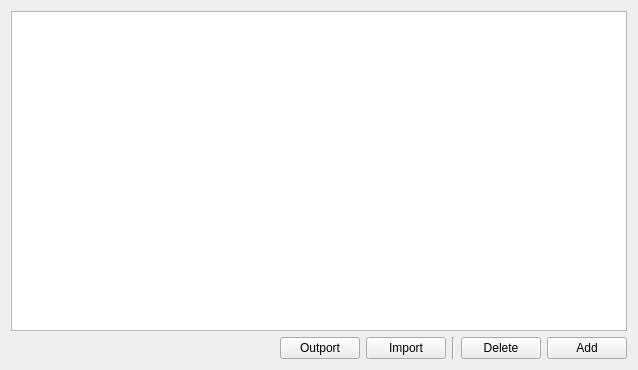
<?xml version="1.0" encoding="UTF-8"?>
<ui version="4.0">
 <class>SAKPluginRegularlySending</class>
 <widget class="QWidget" name="SAKPluginRegularlySending">
  <property name="geometry">
   <rect>
    <x>0</x>
    <y>0</y>
    <width>638</width>
    <height>370</height>
   </rect>
  </property>
  <property name="windowTitle">
   <string>Timing Sent</string>
  </property>
  <layout class="QGridLayout" name="gridLayout">
   <item row="0" column="0" colspan="6">
    <widget class="QListWidget" name="itemListWidget"/>
   </item>
   <item row="1" column="1">
    <widget class="QPushButton" name="outportPushButton">
     <property name="text">
      <string>Outport</string>
     </property>
    </widget>
   </item>
   <item row="1" column="4">
    <widget class="QPushButton" name="deletePushButton">
     <property name="text">
      <string>Delete</string>
     </property>
    </widget>
   </item>
   <item row="1" column="2">
    <widget class="QPushButton" name="importPushButton">
     <property name="text">
      <string>Import</string>
     </property>
    </widget>
   </item>
   <item row="1" column="5">
    <widget class="QPushButton" name="addPushButton">
     <property name="text">
      <string>Add</string>
     </property>
    </widget>
   </item>
   <item row="1" column="3">
    <widget class="Line" name="line">
     <property name="orientation">
      <enum>Qt::Vertical</enum>
     </property>
    </widget>
   </item>
   <item row="1" column="0">
    <widget class="QLabel" name="messageLabel">
     <property name="sizePolicy">
      <sizepolicy hsizetype="Expanding" vsizetype="Preferred">
       <horstretch>0</horstretch>
       <verstretch>0</verstretch>
      </sizepolicy>
     </property>
     <property name="text">
      <string/>
     </property>
    </widget>
   </item>
  </layout>
 </widget>
 <resources/>
 <connections/>
</ui>
